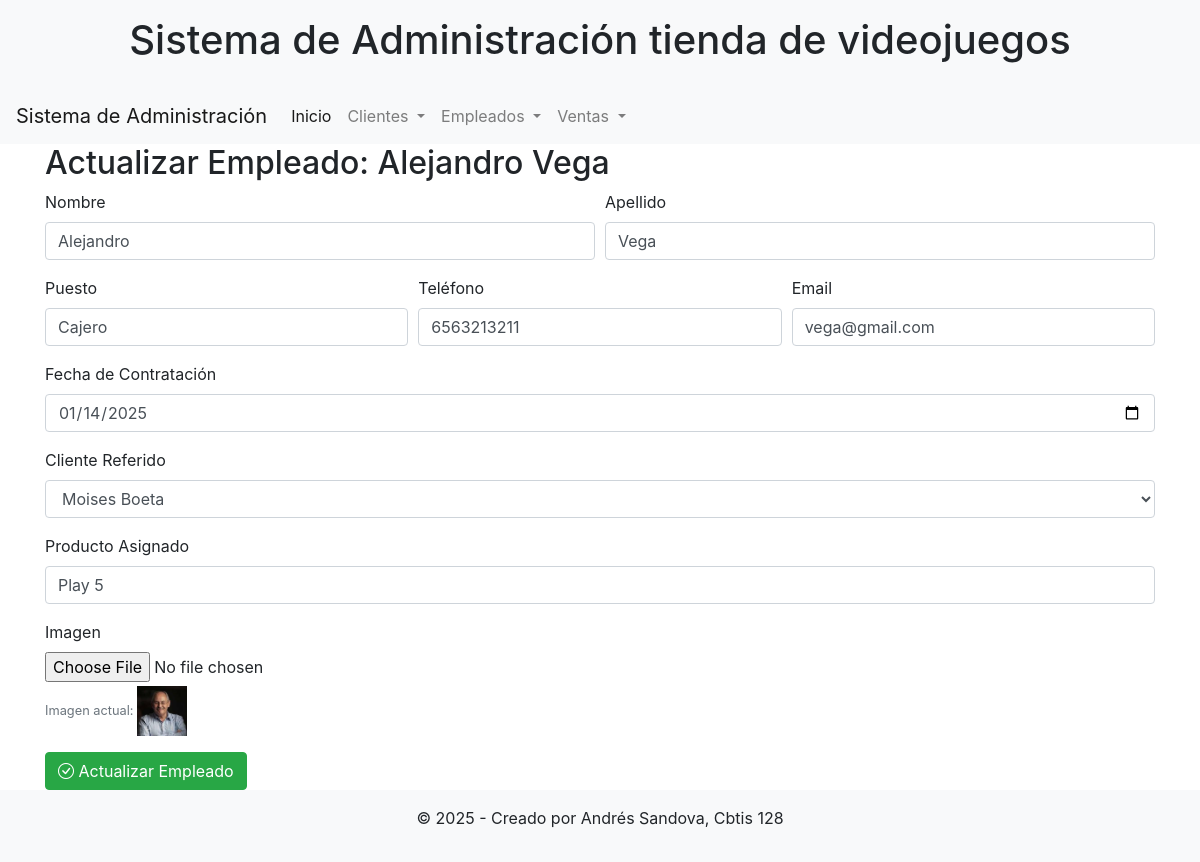
Screenshot of /actualizar_empleado/1/ with the database file from the repository.
### app_Videojuegos/models.py (models this page shows, shortened)
class Empleado(models.Model):
    imagen = models.ImageField(upload_to='empleados/', blank=True, null=True)
    nombre = models.CharField(max_length=100)
    apellido = models.CharField(max_length=100)
    puesto = models.CharField(max_length=100)
    telefono = models.CharField(max_length=50, blank=True, null=True)
    email = models.EmailField(blank=True, null=True)
    fecha_contratacion = models.DateField(blank=True, null=True)
    cliente_referido = models.ForeignKey('Cliente', on_delete=models.SET_NULL, blank=True, null=True, related_name='referidos')
    producto_asignado = models.CharField(max_length=200, blank=True, null=True)

class Cliente(models.Model):
    imagen = models.ImageField(upload_to='clientes/', blank=True, null=True)
    nombre = models.CharField(max_length=100)
    apellido = models.CharField(max_length=100)
    telefono = models.CharField(max_length=50, blank=True, null=True)
    email = models.EmailField(blank=True, null=True)
    direccion = models.CharField(max_length=250, blank=True, null=True)
    fecha_registro = models.DateField(auto_now_add=True)
    empleado_asignado = models.ForeignKey(Empleado, on_delete=models.SET_NULL, blank=True, null=True, related_name='clientes_asignados')
    producto_interes = models.CharField(max_length=200, blank=True, null=True)

### app_Videojuegos/views.py (the view, shortened to what this page needs)
# urls.py: path('actualizar_empleado/<int:id>/', views.actualizar_empleado, name='actualizar_empleado'),
def actualizar_empleado(request, id):
    empleado = get_object_or_404(Empleado, id=id)
    clientes = Cliente.objects.all()
    return render(request, 'cliente/actualizar_empleado.html', {'empleado': empleado, 'clientes': clientes})

### app_Videojuegos/templates/cliente/actualizar_empleado.html (shortened to what this page needs)
{% extends 'cliente/base.html' %}
{% block content %}
<h2>Actualizar Empleado: {{ empleado.nombre }} {{ empleado.apellido }}</h2>
<form method="POST" enctype="multipart/form-data">
    <div class="form-row">
        <div class="form-group col-md-6">
            <label for="nombre">Nombre</label>
            <input type="text" class="form-control" id="nombre" name="nombre" value="{{ empleado.nombre }}" required>
        </div>
        <div class="form-group col-md-6">
            <label for="apellido">Apellido</label>
            <input type="text" class="form-control" id="apellido" name="apellido" value="{{ empleado.apellido }}" required>
        </div>
    </div>
    <div class="form-row">
        <div class="form-group col-md-4">
            <label for="puesto">Puesto</label>
            <input type="text" class="form-control" id="puesto" name="puesto" value="{{ empleado.puesto }}" required>
        </div>
        <div class="form-group col-md-4">
            <label for="telefono">Teléfono</label>
            <input type="text" class="form-control" id="telefono" name="telefono" value="{{ empleado.telefono }}">
        </div>
        <div class="form-group col-md-4">
            <label for="email">Email</label>
            <input type="email" class="form-control" id="email" name="email" value="{{ empleado.email }}">
        </div>
    </div>
    <div class="form-group">
        <label for="fecha_contratacion">Fecha de Contratación</label>
        <input type="date" class="form-control" id="fecha_contratacion" name="fecha_contratacion" value="{{ empleado.fecha_contratacion|date:'Y-m-d' }}">
    </div>
    <div class="form-group">
        <label for="cliente_referido">Cliente Referido</label>
        <select name="cliente_referido" id="cliente_referido" class="form-control">
            {% for cli in clientes %}
            <option value="{{ cli.id }}" {% if empleado.cliente_referido and empleado.cliente_referido.id == cli.id %}selected{% endif %}>{{ cli.nombre }} {{ cli.apellido }}</option>
            {% endfor %}
        </select>
    </div>
    <div class="form-group">
        <label for="producto_asignado">Producto Asignado</label>
        <input type="text" class="form-control" id="producto_asignado" name="producto_asignado" value="{{ empleado.producto_asignado }}">
    </div>
    <div class="form-group">
        <label for="imagen">Imagen</label>
        <input type="file" class="form-control-file" id="imagen" name="imagen" accept="image/*">
        {% if empleado.imagen %}
        <small class="form-text text-muted">Imagen actual: <img src="{{ empleado.imagen.url }}" alt="Imagen actual" width="50" height="50"></small>
        {% endif %}
    </div>
    <button type="submit" class="btn btn-success"><i class="bi bi-check-circle"></i> Actualizar Empleado</button>
</form>
{% endblock %}

### rows the page displays
Empleado: nombre "Alejandro", apellido "Vega", puesto "Cajero", telefono "6563213211", email "vega@gmail.com", fecha_contratacion "01/14/2025", cliente_referido "Moises Boeta", producto_asignado "Play 5", imagen (picture)
